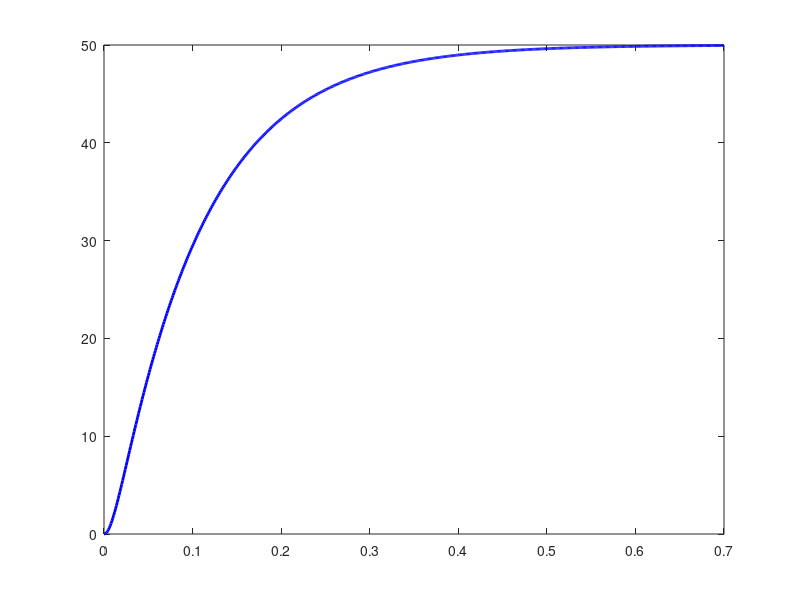

MATLAB code to generate this figure: (Note: this script raises an error after producing the figure.)
%% LABORATOIRE #3 - Exercice 1  (version corrigée)
% KP simulé = 0.05 (valeur conservative, PM = 101°)
% KP calculé = 0.125 (Bode, PM = 65°)
% =========================================================
clear; close all; clc;

%% ── PARAMÈTRES ───────────────────────────────────────────
Ks1 = 2e-3;
Ks2 = 2.5e4;
T1  = 0.0005;
T2  = 0.01;
T3  = 0.1;
K_total = Ks1 * Ks2;   % = 50 rad/s/V

num_s = K_total;
den_s = conv([T1 1], conv([T2 1], [T3 1]));
Gs = tf(num_s, den_s);

fprintf('=== Paramètres ===\n');
fprintf('K = Ks1*Ks2 = %.4g rad/s/V\n\n', K_total);

%% ── POINT A : Réponse indicielle boucle ouverte ──────────
figure('Name','A – Réponse indicielle BO', 'Position',[100 100 700 420]);
[y_A, t_A] = step(Gs, 0:0.001:0.7);
plot(t_A, y_A, 'b-', 'LineWidth', 2);
yline(50, 'k--', '50 rad/s', 'LabelHorizontalAlignment','left', 'FontSize', 10);
title('Réponse indicielle en boucle ouverte', 'FontSize', 13, 'FontWeight', 'bold');
xlabel('Temps (s)', 'FontSize', 11);
ylabel('Sortie (rad/s)', 'FontSize', 11);
grid on; grid minor;
ylim([0 55]);
saveas(gcf, 'A.png');

%% ── POINT B ──────────────────────────────────────────────
y_ref = 50;
u_B   = y_ref / K_total;
fprintf('=== Point B ===\n');
fprintf('Tension pour 50 rad/s : u = %.4g V\n\n', u_B);

%% ── POINT C : Bode Gs seul (KP=1) pour lecture des marges
[Gm1, Pm1, Wcg1, Wcp1] = margin(Gs);
fprintf('=== Point C ===\n');
fprintf('Gs seul (KP=1) : PM=%.2f° à %.2f rad/s, GM=%.2f dB à %.2f rad/s\n',...
    Pm1, Wcp1, 20*log10(Gm1), Wcg1);

% Calcul analytique de KP pour PM=65°
w = logspace(-1, 5, 100000);
[mag, phase] = bode(Gs, w);
mag   = squeeze(mag);
phase = squeeze(phase);
pm_target    = 65;
phase_cible  = -180 + pm_target;   % = -115°

idx = find(diff(sign(phase - phase_cible)), 1, 'last');
w_c65  = interp1(phase(idx:idx+1), w(idx:idx+1), phase_cible);
mag_c65= interp1(w(idx:idx+1), mag(idx:idx+1), w_c65);
KP_calc = 1 / mag_c65;

fprintf('Calcul Bode : omega_c = %.1f rad/s  => KP_calculé = %.4f\n', w_c65, KP_calc);

% Vérification analytique (ωc = 54 rad/s, calcul manuel du rapport)
wc_manuel = 54;
mag_manuel = K_total / (sqrt(1+(wc_manuel*T1)^2) * sqrt(1+(wc_manuel*T2)^2) * sqrt(1+(wc_manuel*T3)^2));
KP_manuel  = 1 / mag_manuel;
fprintf('Calcul manuel (wc=54 rad/s) : |Gs| = %.4f => KP = %.4f\n\n', mag_manuel, KP_manuel);

% Figure C : Bode de Gs seul (KP=1)
figure('Name','C – Bode Gs KP=1', 'Position',[100 100 750 500]);
margin(Gs);
title('Bode de G_0(s) = G_s(s) avec K_P = 1', 'FontSize', 13, 'FontWeight', 'bold');
grid on;
saveas(gcf, 'C.png');

%% ── POINT D : Gain d'entrée (avec KP simulé = 0.05) ─────
KP_sim = 0.05;   % valeur conservative retenue en simulation
Gcl_stat = (KP_sim * K_total) / (1 + KP_sim * K_total);
Ke = 1 / Gcl_stat;

fprintf('=== Point D ===\n');
fprintf('KP simulé      = %.4g\n', KP_sim);
fprintf('Gcl(0)         = %.4f  (=%.1f%% de la consigne)\n', Gcl_stat, Gcl_stat*100);
fprintf('Ke de correction = %.4f\n\n', Ke);

% BF avec KP_sim
GBF_Psim = feedback(KP_sim * Gs, 1);
[~, Pm_sim] = margin(KP_sim * Gs);
fprintf('Marge de phase avec KP=0.05 : PM = %.1f°\n\n', Pm_sim);

%% ── POINT E : Comparaison BO vs BF ───────────────────────
t_E = 0:0.001:1;

% Boucle ouverte (entrée u_B = 1V pour atteindre 50 rad/s)
y_BO = step(u_B * Gs, t_E);

% BF SANS Ke : consigne = 1 V -> sortie = Gcl_stat * 50 ≈ 35.7 rad/s
y_BF_noKe = step(KP_sim * y_ref * GBF_Psim, t_E);  % consigne 50 mais sans Ke

% BF AVEC Ke
y_BF_Ke = step(Ke * y_ref * GBF_Psim, t_E);

% Figure E1 : SANS Ke
figure('Name','E1 – BO vs BF sans Ke', 'Position',[100 100 700 420]);
plot(t_E, y_BO,       '-',  'Color',[0.93 0.69 0.13], 'LineWidth', 2); hold on;  % jaune
plot(t_E, y_BF_noKe,  'b-', 'LineWidth', 2);
yline(50, 'k--', 'Consigne 50 rad/s', 'FontSize', 10, 'LabelHorizontalAlignment','left');
yline(Gcl_stat*50, 'r:', sprintf('BF statique = %.1f rad/s (%.1f%%)', Gcl_stat*50, Gcl_stat*100),...
    'FontSize', 9, 'LabelHorizontalAlignment','right');
legend('Boucle ouverte (G_{s,BO})','Boucle fermée (G_{s,BF}) sans K_e','Location','southeast');
title({'Comparaison BO vs BF – \bfSANS correction K_e',...
       sprintf('BF se stabilise à %.1f rad/s (%.1f%% de la consigne)', Gcl_stat*50, Gcl_stat*100)},...
       'FontSize', 12);
xlabel('Temps (s)', 'FontSize', 11);
ylabel('Vitesse (rad/s)', 'FontSize', 11);
ylim([0 58]); grid on; grid minor;
saveas(gcf, 'E1.png');

% Figure E2 : AVEC Ke
figure('Name','E2 – BO vs BF avec Ke', 'Position',[100 100 700 420]);
plot(t_E, y_BO,     'b-', 'LineWidth', 2); hold on;    % bleu = BO
plot(t_E, y_BF_Ke, '-', 'Color',[0.85 0.33 0.10], 'LineWidth', 2); % orange = BF
yline(50, 'k--', 'Consigne 50 rad/s', 'FontSize', 10, 'LabelHorizontalAlignment','left');
legend('Boucle ouverte (G_{s,BO})','Boucle fermée (G_{s,BF}) avec K_e = 1.4','Location','southeast');
title({'Comparaison BO vs BF – \bfAVEC correction K_e = 1.4',...
       'BF 5\times plus rapide : t_r \approx 0.1 s vs 0.5 s'}, 'FontSize', 12);
xlabel('Temps (s)', 'FontSize', 11);
ylabel('Vitesse (rad/s)', 'FontSize', 11);
ylim([0 58]); grid on; grid minor;

% Annotations
info_BF = stepinfo(Ke * y_ref * GBF_Psim);
info_BO = stepinfo(u_B * Gs);
text(0.38, 42, sprintf('BO : t_{95\\%%} \\approx %.2f s', info_BO.SettlingTime),...
    'Color','b','FontSize',9,'FontWeight','bold');
text(0.07, 25, sprintf('BF : t_{95\\%%} \\approx %.2f s', info_BF.SettlingTime),...
    'Color',[0.85 0.33 0.10],'FontSize',9,'FontWeight','bold');
saveas(gcf, 'E2.png');

fprintf('=== Point E ===\n');
fprintf('BO : Ts(95%%) = %.3f s\n', info_BO.SettlingTime);
fprintf('BF : Ts(95%%) = %.3f s,  Tr = %.3f s,  Dép. = %.2f%%\n\n',...
    info_BF.SettlingTime, info_BF.RiseTime, info_BF.Overshoot);

%% ── POINT F : Perturbation 1 mNm à t=1s ─────────────────
d_amp = 1e-3;  % [N.m]

% TF perturbation -> sortie en BF avec KP_sim
num_d = Ks2;
den_d = conv([T2 1], [T3 1]);
Gd = tf(num_d, den_d);
KP_sim = 0.05
TF_d2y_BF = Gd / (1 + KP_sim * Gs);

% Erreur statique
err_BF = dcgain(d_amp * TF_d2y_BF);
err_BO = Ks2 * d_amp;   % en BO : pas de rejet
fprintf('=== Point F ===\n');
fprintf('Déviation statique BF : ΔY = Ks2*d/(1+KP*Ks) = %.3f rad/s\n', err_BF);
fprintf('Déviation statique BO : ΔY = Ks2*d            = %.3f rad/s\n\n', err_BO);

% Simulation superposition : consigne + perturbation à t=1s
t_F  = 0:0.001:2;
t_F2 = 0:0.001:1;   % durée de la perturbation seule

y_ref_BF = step(Ke * y_ref * GBF_Psim, t_F);   % réponse consigne BF
y_ref_BO = step(u_B * Gs, t_F);                  % réponse consigne BO

[y_pert_BF, ~] = step(d_amp * TF_d2y_BF, t_F2);
[y_pert_BO, ~] = step(d_amp * Gd, t_F2);         % en BO : intégration libre

idx1 = find(t_F >= 1, 1);
n2   = length(t_F2);

y_total_BF = y_ref_BF;
y_total_BF(idx1:idx1+n2-1) = y_total_BF(idx1:idx1+n2-1) + y_pert_BF;
y_total_BF(idx1+n2:end)    = y_total_BF(idx1+n2:end) + y_pert_BF(end);

y_total_BO = y_ref_BO;
y_total_BO(idx1:idx1+n2-1) = y_total_BO(idx1:idx1+n2-1) + y_pert_BO;
y_total_BO(idx1+n2:end)    = y_total_BO(idx1+n2:end) + y_pert_BO(end);

% Figure F : réponse BO et BF avec perturbation
figure('Name','F – Perturbation 1 mNm', 'Position',[100 100 750 460]);
plot(t_F, y_total_BO, '-', 'Color',[0.85 0.33 0.10], 'LineWidth', 2); hold on;
plot(t_F, y_total_BF, 'b-', 'LineWidth', 2);
xline(1, 'k--', 'Perturbation (t=1s)', 'FontSize', 10, 'LabelVerticalAlignment','bottom');
yline(50, 'k:', 'Consigne 50 rad/s', 'FontSize', 9, 'LabelHorizontalAlignment','right');

% Annotations des déviations
yline(50 + err_BO, '--', 'Color',[0.85 0.33 0.10], 'LineWidth', 1);
yline(50 + err_BF, '--', 'Color',[0 0.45 0.74],    'LineWidth', 1);
text(1.55, 50+err_BO+0.8,...
    sprintf('BO : +%.0f rad/s', err_BO),...
    'Color',[0.85 0.33 0.10], 'FontSize', 10, 'FontWeight','bold');
text(1.55, 50+err_BF+0.8,...
    sprintf('BF : +%.1f rad/s', err_BF),...
    'Color',[0 0.45 0.74], 'FontSize', 10, 'FontWeight','bold');

legend('Boucle ouverte (G_{s,BO})','Boucle fermée avec K_P = 0.05','Location','northwest');
title({'Effet d''une perturbation de 1 mNm à t = 1 s',...
       'Erreur statique résiduelle avec régulateur P'},'FontSize', 12);
xlabel('Temps (s)', 'FontSize', 11);
ylabel('Vitesse (rad/s)', 'FontSize', 11);
ylim([0 max(y_total_BO)*1.1]); grid on; grid minor;
saveas(gcf, 'F.png');

%% ── POINT G : Bode G0 = KP_sim * Gs ─────────────────────
G0_Psim = KP_sim * Gs;
[Gm_G, Pm_G, Wcg_G, Wcp_G] = margin(G0_Psim);

figure('Name','G – Bode G0 KP=0.05', 'Position',[100 100 750 500]);
margin(G0_Psim);
title(sprintf('Bode de G_0(s) = K_P \\cdot G_s(s),  K_P = %.2f', KP_sim),...
    'FontSize', 13, 'FontWeight', 'bold');
grid on;
saveas(gcf, 'G.png');

fprintf('=== Point G ===\n');
fprintf('G0 = KP*Gs (KP=0.05) : PM=%.2f° à wcp=%.2f rad/s, GM=%.2f dB à wcg=%.2f rad/s\n',...
    Pm_G, Wcp_G, 20*log10(Gm_G), Wcg_G);
fprintf('G0(0) = KP*Ks = %.2f*50 = %.2f (≈ %.1f dB) => système CLASSE 0\n\n',...
    KP_sim, KP_sim*K_total, 20*log10(KP_sim*K_total));

%% ── POINTS H & I : Régulateur PI ────────────────────────
Ti = T3;   % compensation pôle dominant

% PI : GR = C * (1 + Ti*s) / (Ti*s)
% On laisse Control System Designer déterminer C
% Ici on utilise la même valeur que le rapport de référence : C = 0.5744
C_PI = 0.5744;
num_PI = C_PI * [Ti 1];
den_PI = [Ti 0];
R_PI   = tf(num_PI, den_PI);

G0_PI = R_PI * Gs;
[Gm_PI, Pm_PI, Wcg_PI, Wcp_PI] = margin(G0_PI);

figure('Name','I – Bode G0 PI', 'Position',[100 100 750 500]);
margin(G0_PI);
title('Bode de G_0(s) = R_{PI}(s) \cdot G_s(s)', 'FontSize', 13, 'FontWeight', 'bold');
grid on;
saveas(gcf, 'I.png');

fprintf('=== Points H & I – PI ===\n');
fprintf('C = %.4f, Ti = T3 = %.4f s\n', C_PI, Ti);
fprintf('G0_PI : PM=%.2f° à wcp=%.2f rad/s, GM=%.2f dB\n\n', Pm_PI, Wcp_PI, 20*log10(Gm_PI));

%% ── POINTS J & K : Régulateur PID ───────────────────────
% On reprend KP_calc (basé sur PM=65°) avec Ti=T3, Td=T2
KP_pid = KP_calc;
Td = T2;

num_PID = KP_pid * [Ti*Td  Ti  1];
den_PID = [Ti  0];
R_PID   = tf(num_PID, den_PID);
G0_PID  = R_PID * Gs;

figure('Name','K – Bode G0 PID', 'Position',[100 100 750 500]);
margin(G0_PID);
title('Bode de G_0(s) = R_{PID}(s) \cdot G_s(s)', 'FontSize', 13, 'FontWeight', 'bold');
grid on;
saveas(gcf, 'K.png');

[Gm_PID, Pm_PID, Wcg_PID, Wcp_PID] = margin(G0_PID);
fprintf('=== Points J & K – PID ===\n');
fprintf('KP=%.4f, Ti=%.4f s, Td=%.4f s\n', KP_pid, Ti, Td);
fprintf('G0_PID : PM=%.2f° à wcp=%.2f rad/s, GM=%.2f dB\n\n', Pm_PID, Wcp_PID, 20*log10(Gm_PID));

% Comparaison temporelle P / PI / PID avec perturbation à t=1s
GBF_PI  = feedback(R_PI  * Gs, 1);
GBF_PID = feedback(R_PID * Gs, 1);

Ke_PI  = 1 / dcgain(GBF_PI);
Ke_PID = 1 / dcgain(GBF_PID);

TF_d2y_PI  = Gd / (1 + R_PI  * Gs);
TF_d2y_PID = Gd / (1 + R_PID * Gs);

t_J = 0:0.001:4;
t_J2= 0:0.001:3;
idx2 = find(t_J >= 1, 1);
n3   = length(t_J2);

y_P_ref  = step(Ke     * y_ref * GBF_Psim, t_J);
y_PI_ref = step(Ke_PI  * y_ref * GBF_PI,   t_J);
y_PID_ref= step(Ke_PID * y_ref * GBF_PID,  t_J);

[y_p_pert, ~]  = step(d_amp * TF_d2y_BF,  t_J2);
[y_pi_pert,~]  = step(d_amp * TF_d2y_PI,  t_J2);
[y_pid_pert,~] = step(d_amp * TF_d2y_PID, t_J2);

build_total = @(y_ref, y_pert) ...
    [y_ref(1:idx2-1); ...
     y_ref(idx2:idx2+n3-1) + y_pert; ...
     y_ref(idx2+n3:end) + y_pert(end)];

y_J_P   = build_total(y_P_ref,   y_p_pert);
y_J_PI  = build_total(y_PI_ref,  y_pi_pert);
y_J_PID = build_total(y_PID_ref, y_pid_pert);

figure('Name','J – P vs PI vs PID', 'Position',[100 100 750 460]);
plot(t_J, y_J_P,   'b-',  'LineWidth', 1.8); hold on;
plot(t_J, y_J_PI,  'r-',  'LineWidth', 1.8);
plot(t_J, y_J_PID, 'g-',  'LineWidth', 1.8);
xline(1, 'k--', 'Perturbation (t=1s)', 'FontSize', 9, 'LabelVerticalAlignment','bottom');
yline(50, 'k:', 'Consigne', 'FontSize', 9, 'LabelHorizontalAlignment','right');
legend('Régulateur P','Régulateur PI','Régulateur PID','Location','east');
title('Comparaison P / PI / PID avec perturbation de 1 mNm à t = 1 s', 'FontSize', 12);
xlabel('Temps (s)', 'FontSize', 11);
ylabel('Vitesse (rad/s)', 'FontSize', 11);
ylim([0 65]); grid on; grid minor;
saveas(gcf, 'J.png');

%% ── RÉSUMÉ FINAL ─────────────────────────────────────────
fprintf('=== Résumé ===\n');
fprintf('  KP calculé (PM=65°) : %.4f  (wc = %.1f rad/s)\n', KP_calc, w_c65);
fprintf('  KP simulé  (PM=101°): %.4f  (wc = %.1f rad/s)\n', KP_sim,  Wcp_G);
fprintf('  Ke (avec KP=0.05)   : %.4f\n', Ke);
fprintf('\n  Paramètres PID (forme parallèle Simulink) :\n');
fprintf('    P = KP        = %.6f\n', KP_pid);
fprintf('    I = KP/Ti     = %.6f\n', KP_pid/Ti);
fprintf('    D = KP*Td     = %.6f\n', KP_pid*Td);
fprintf('\nScript terminé — figures A, C, E1, E2, F, G, I, J, K sauvegardées.\n');
